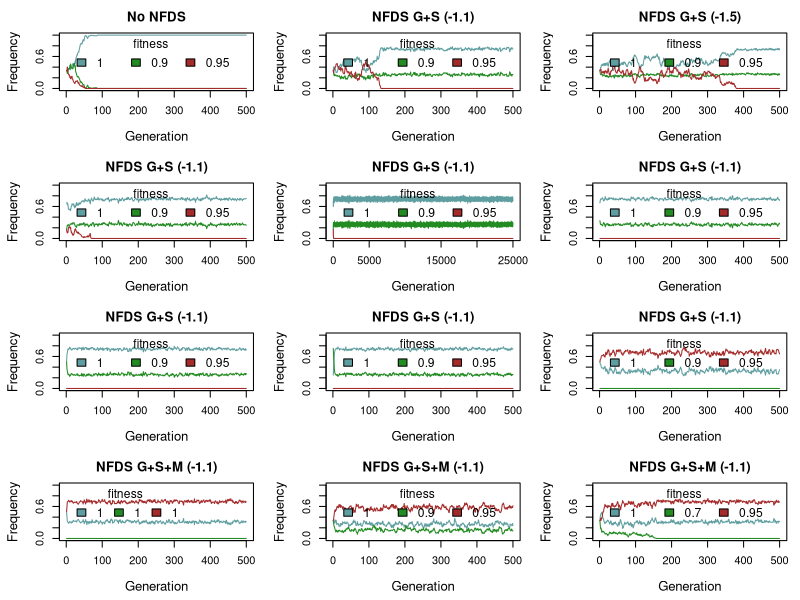
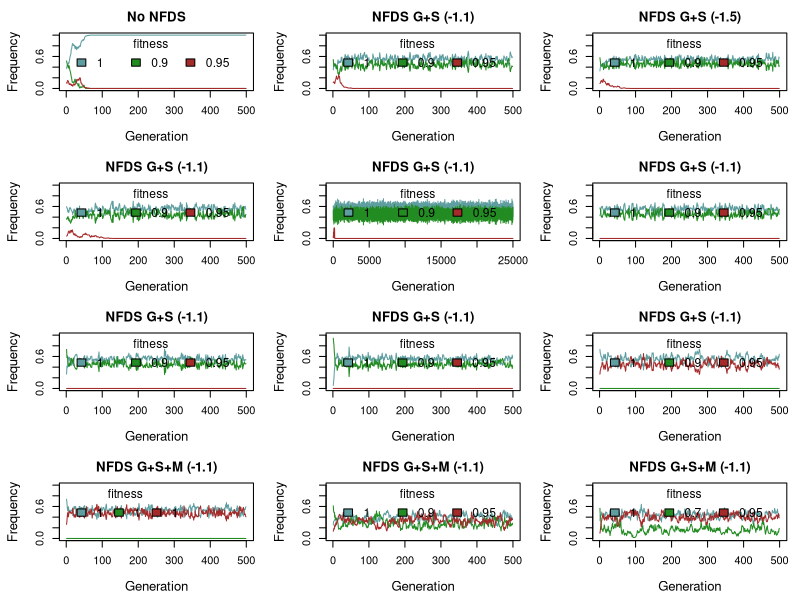
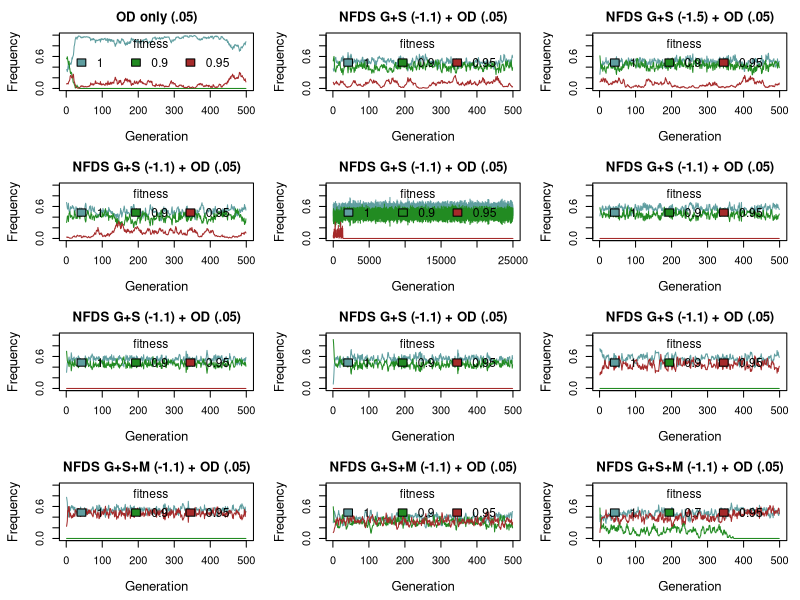
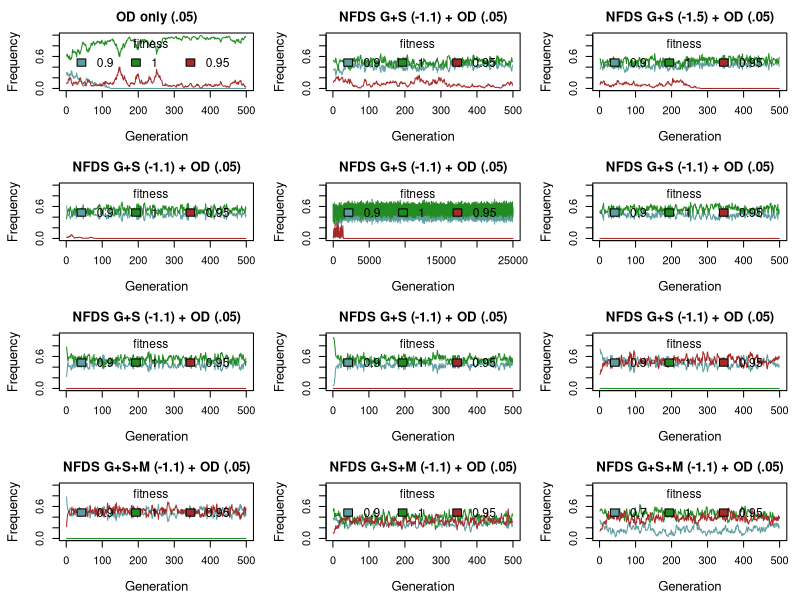
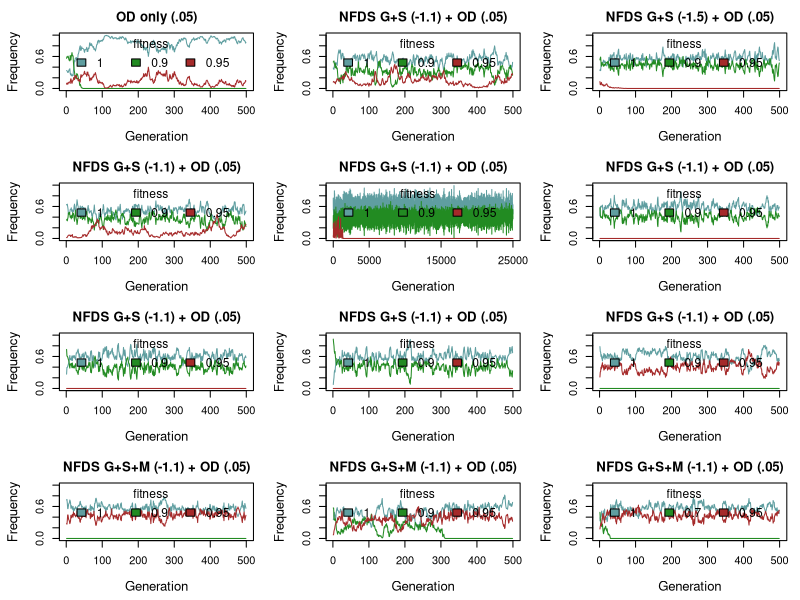

Generate these figures, in order, with R:
## relatively simple, stochastic 3 allele model with vs without NFDS
## f = initial frequency of alleles
## w = relative fitness (if nfds != this if relative fitness at p = 0.5)
## nfds = effect of frequency on relative fitness
## N = number of gens to simulate
## odm = fitness benefit for melanic hets
## Ne = 110
## probNFDS = 1, probability that NFDS occurs
sim3a<-function(fs=1/3,fg=1/3,fm=1/3,ws=1,wg=1,wm=1,nfdss=0,nfdsg=0,nfdsm=0,N=500,odm=0,Ne=110,probNFDS=1){
    P<-matrix(NA,nrow=N,ncol=3) ## s, g, m freqs
    P[1,]<-c(fs,fg,fm)
    
    
    M<-P ## morph frequencies, dominance g > s > m
    W<-P  ## relative fitness values, s, g, m

    for(j in 2:N){
    	ppp<-P[j-1,]
    	yyy<-rmultinom(n=1,size=Ne*2,prob=ppp)
        fs<-yyy[1]/(2*Ne)
        fg<-yyy[2]/(2*Ne)
        fm<-yyy[3]/(2*Ne)
        M[j-1,1]<-fs^2 + 2*fs*fm
        M[j-1,2]<-fg^2 + 2*fg*fm + 2*fs*fg
        M[j-1,3]<-fm^2

        w<-rep(NA,3)
        snfds<-rbinom(1,1,prob=probNFDS)
        w[1]<-ws + nfdss *(M[j-1,1]-.5) * snfds   
        w[2]<-wg + nfdsg *(M[j-1,2]-.5) * snfds    
        w[3]<-wm + nfdsm *(M[j-1,3]-.5) * snfds           
        w[w<0]<-0
        w<-w/(w[1]*M[j-1,1] + w[2]*M[j-1,2] + w[3]*M[j-1,3])
        W[j-1,]<-w                
        fsp<-fs^2*w[1] + fs*fg*w[2] + fs*fm*(w[1] + odm)
        fgp<-fs*fg*w[2] + fg^2*w[2] + fg*fm*(w[2] + odm)
        fmp<-fs*fm*(w[1] + odm) + fg*fm*(w[2] + odm) + fm^2*w[3]
        sump<-fsp+fgp+fmp
        P[j,1]<-fsp/sump
        P[j,2]<-fgp/sump
        P[j,3]<-fmp/sump
     }
     out<-cbind(P,M,W)
     return(out)
     }
 

plotsim<-function(o=NULL,x=0,tit=NULL,w=c(1,1,1),cl=1.2,ct=1.1){##x to 3 for morphs
    plot(o[,1+x],ylim=c(0,1),type='l',col="cadetblue",xlab="Generation",ylab="Frequency",cex.lab=cl)
    lines(o[,2+x],col="forestgreen")
    lines(o[,3+x],col="brown")
    legend(-.03,1.03,w,fill=c("cadetblue","forestgreen","brown"),bty='n',title="fitness",ncol=3,cex=ct)
    title(main=tit)
}

pdf("SSim3A_freqs.pdf",width=9,height=12)
par(mfrow=c(4,3))
par(mar=c(4.5,4.5,2.5,1))
 
oo<-sim3a(ws=1,wg=0.9,wm=.95,nfdss=0,nfdsg=0,nfdsm=0)
plotsim(oo,x=0,tit="No NFDS",w=c(1,.9,.95))

oo<-sim3a(ws=1,wg=0.9,wm=.95,nfdss=-1.1,nfdsg=-1.1)
plotsim(oo,x=0,tit="NFDS G+S (-1.1)",w=c(1,.9,.95))

oo<-sim3a(ws=1,wg=0.9,wm=.95,nfdss=-1.5,nfdsg=-1.5)
plotsim(oo,x=0,tit="NFDS G+S (-1.5)",w=c(1,.9,.95))

oo<-sim3a(fs=4/6,fg=1/6,fm=1/6,ws=1,wg=0.9,wm=.95,nfdss=-1.1,nfdsg=-1.1)
plotsim(oo,x=0,tit="NFDS G+S (-1.1)",w=c(1,.9,.95))

oo<-sim3a(fs=4/6,fg=1/6,fm=1/6,ws=1,wg=0.9,wm=.95,nfdss=-1.1,nfdsg=-1.1,N=25000)
plotsim(oo,x=0,tit="NFDS G+S (-1.1)",w=c(1,.9,.95))

oo<-sim3a(fs=2/3,fg=1/3,fm=0,ws=1,wg=0.9,wm=.95,nfdss=-1.1,nfdsg=-1.1)
plotsim(oo,x=0,tit="NFDS G+S (-1.1)",w=c(1,.9,.95))

oo<-sim3a(fs=1/2,fg=1/2,fm=0,ws=1,wg=0.9,wm=.95,nfdss=-1.1,nfdsg=-1.1)
plotsim(oo,x=0,tit="NFDS G+S (-1.1)",w=c(1,.9,.95))

oo<-sim3a(fs=1/4,fg=3/4,fm=0,ws=1,wg=0.9,wm=.95,nfdss=-1.1,nfdsg=-1.1)
plotsim(oo,x=0,tit="NFDS G+S (-1.1)",w=c(1,.9,.95))

oo<-sim3a(fs=1/2,fg=0,fm=1/2,ws=1,wg=0.9,wm=.95,nfdss=-1.1,nfdsg=-1.1)
plotsim(oo,x=0,tit="NFDS G+S (-1.1)",w=c(1,.9,.95))

oo<-sim3a(fs=1/2,fg=0,fm=1/2,ws=1,wg=0.9,wm=.95,nfdss=-1.1,nfdsg=-1.1,nfdsm=-1.1)
plotsim(oo,x=0,tit="NFDS G+S+M (-1.1)")

oo<-sim3a(fs=1/3,fg=1/3,fm=1/3,ws=1,wg=0.9,wm=.95,nfdss=-1.1,nfdsg=-1.1,nfdsm=-1.1)
plotsim(oo,x=0,tit="NFDS G+S+M (-1.1)",w=c(1,.9,.95))

oo<-sim3a(fs=1/3,fg=1/3,fm=1/3,ws=1,wg=0.7,wm=.95,nfdss=-1.1,nfdsg=-1.1,nfdsm=-1.1)
plotsim(oo,x=0,tit="NFDS G+S+M (-1.1)",w=c(1,.7,.95))

dev.off()

pdf("SSim3A_morphs.pdf",width=9,height=12)
par(mfrow=c(4,3))
par(mar=c(4.5,4.5,2.5,1))
 
oo<-sim3a(ws=1,wg=0.9,wm=.95,nfdss=0,nfdsg=0,nfdsm=0)
plotsim(oo,x=3,tit="No NFDS",w=c(1,.9,.95))

oo<-sim3a(ws=1,wg=0.9,wm=.95,nfdss=-1.1,nfdsg=-1.1)
plotsim(oo,x=3,tit="NFDS G+S (-1.1)",w=c(1,.9,.95))

oo<-sim3a(ws=1,wg=0.9,wm=.95,nfdss=-1.5,nfdsg=-1.5)
plotsim(oo,x=3,tit="NFDS G+S (-1.5)",w=c(1,.9,.95))

oo<-sim3a(fs=4/6,fg=1/6,fm=1/6,ws=1,wg=0.9,wm=.95,nfdss=-1.1,nfdsg=-1.1)
plotsim(oo,x=3,tit="NFDS G+S (-1.1)",w=c(1,.9,.95))

oo<-sim3a(fs=4/6,fg=1/6,fm=1/6,ws=1,wg=0.9,wm=.95,nfdss=-1.1,nfdsg=-1.1,N=25000)
plotsim(oo,x=3,tit="NFDS G+S (-1.1)",w=c(1,.9,.95))

oo<-sim3a(fs=2/3,fg=1/3,fm=0,ws=1,wg=0.9,wm=.95,nfdss=-1.1,nfdsg=-1.1)
plotsim(oo,x=3,tit="NFDS G+S (-1.1)",w=c(1,.9,.95))

oo<-sim3a(fs=1/2,fg=1/2,fm=0,ws=1,wg=0.9,wm=.95,nfdss=-1.1,nfdsg=-1.1)
plotsim(oo,x=3,tit="NFDS G+S (-1.1)",w=c(1,.9,.95))

oo<-sim3a(fs=1/4,fg=3/4,fm=0,ws=1,wg=0.9,wm=.95,nfdss=-1.1,nfdsg=-1.1)
plotsim(oo,x=3,tit="NFDS G+S (-1.1)",w=c(1,.9,.95))

oo<-sim3a(fs=1/2,fg=0,fm=1/2,ws=1,wg=0.9,wm=.95,nfdss=-1.1,nfdsg=-1.1)
plotsim(oo,x=3,tit="NFDS G+S (-1.1)",w=c(1,.9,.95))

oo<-sim3a(fs=1/2,fg=0,fm=1/2,ws=1,wg=0.9,wm=.95,nfdss=-1.1,nfdsg=-1.1,nfdsm=-1.1)
plotsim(oo,x=3,tit="NFDS G+S+M (-1.1)")

oo<-sim3a(fs=1/3,fg=1/3,fm=1/3,ws=1,wg=0.9,wm=.95,nfdss=-1.1,nfdsg=-1.1,nfdsm=-1.1)
plotsim(oo,x=3,tit="NFDS G+S+M (-1.1)",w=c(1,.9,.95))

oo<-sim3a(fs=1/3,fg=1/3,fm=1/3,ws=1,wg=0.7,wm=.95,nfdss=-1.1,nfdsg=-1.1,nfdsm=-1.1)
plotsim(oo,x=3,tit="NFDS G+S+M (-1.1)",w=c(1,.7,.95))

dev.off()

pdf("SSim3A_morphs_od.pdf",width=9,height=12)
par(mfrow=c(4,3))
par(mar=c(4.5,4.5,2.5,1))
 
oo<-sim3a(ws=1,wg=0.9,wm=.95,nfdss=0,nfdsg=0,nfdsm=0,odm=0.05)
plotsim(oo,x=3,tit="OD only (.05)",w=c(1,.9,.95))

oo<-sim3a(ws=1,wg=0.9,wm=.95,nfdss=-1.1,nfdsg=-1.1,odm=0.05)
plotsim(oo,x=3,tit="NFDS G+S (-1.1) + OD (.05)",w=c(1,.9,.95))

oo<-sim3a(ws=1,wg=0.9,wm=.95,nfdss=-1.5,nfdsg=-1.5,odm=0.05)
plotsim(oo,x=3,tit="NFDS G+S (-1.5) + OD (.05)",w=c(1,.9,.95))

oo<-sim3a(fs=4/6,fg=1/6,fm=1/6,ws=1,wg=0.9,wm=.95,nfdss=-1.1,nfdsg=-1.1,odm=0.05)
plotsim(oo,x=3,tit="NFDS G+S (-1.1) + OD (.05)",w=c(1,.9,.95))

oo<-sim3a(fs=4/6,fg=1/6,fm=1/6,ws=1,wg=0.9,wm=.95,nfdss=-1.1,nfdsg=-1.1,N=25000,odm=0.05)
plotsim(oo,x=3,tit="NFDS G+S (-1.1) + OD (.05)",w=c(1,.9,.95))

oo<-sim3a(fs=2/3,fg=1/3,fm=0,ws=1,wg=0.9,wm=.95,nfdss=-1.1,nfdsg=-1.1,odm=0.05)
plotsim(oo,x=3,tit="NFDS G+S (-1.1) + OD (.05)",w=c(1,.9,.95))

oo<-sim3a(fs=1/2,fg=1/2,fm=0,ws=1,wg=0.9,wm=.95,nfdss=-1.1,nfdsg=-1.1,odm=0.05)
plotsim(oo,x=3,tit="NFDS G+S (-1.1) + OD (.05)",w=c(1,.9,.95))

oo<-sim3a(fs=1/4,fg=3/4,fm=0,ws=1,wg=0.9,wm=.95,nfdss=-1.1,nfdsg=-1.1,odm=0.05)
plotsim(oo,x=3,tit="NFDS G+S (-1.1) + OD (.05)",w=c(1,.9,.95))

oo<-sim3a(fs=1/2,fg=0,fm=1/2,ws=1,wg=0.9,wm=.95,nfdss=-1.1,nfdsg=-1.1,odm=0.05)
plotsim(oo,x=3,tit="NFDS G+S (-1.1) + OD (.05)",w=c(1,.9,.95))

oo<-sim3a(fs=1/2,fg=0,fm=1/2,ws=1,wg=0.9,wm=.95,nfdss=-1.1,nfdsg=-1.1,nfdsm=-1.1,odm=0.05)
plotsim(oo,x=3,tit="NFDS G+S+M (-1.1) + OD (.05)",w=c(1,.9,.95))

oo<-sim3a(fs=1/3,fg=1/3,fm=1/3,ws=1,wg=0.9,wm=.95,nfdss=-1.1,nfdsg=-1.1,nfdsm=-1.1,odm=0.05)
plotsim(oo,x=3,tit="NFDS G+S+M (-1.1) + OD (.05)",w=c(1,.9,.95))

oo<-sim3a(fs=1/3,fg=1/3,fm=1/3,ws=1,wg=0.7,wm=.95,nfdss=-1.1,nfdsg=-1.1,nfdsm=-1.1,odm=0.05)
plotsim(oo,x=3,tit="NFDS G+S+M (-1.1) + OD (.05)",w=c(1,.7,.95))

dev.off()

pdf("SSim3A_morphs_od_ceanothus.pdf",width=9,height=12)
par(mfrow=c(4,3))
par(mar=c(4.5,4.5,2.5,1))
 
oo<-sim3a(ws=0.9,wg=1,wm=.95,nfdss=0,nfdsg=0,nfdsm=0,odm=0.05)
plotsim(oo,x=3,tit="OD only (.05)",w=c(0.9,1,.95))

oo<-sim3a(ws=0.9,wg=1,wm=.95,nfdss=-1.1,nfdsg=-1.1,odm=0.05)
plotsim(oo,x=3,tit="NFDS G+S (-1.1) + OD (.05)",w=c(0.9,1,.95))

oo<-sim3a(ws=0.9,wg=1,wm=.95,nfdss=-1.5,nfdsg=-1.5,odm=0.05)
plotsim(oo,x=3,tit="NFDS G+S (-1.5) + OD (.05)",w=c(0.9,1,.95))

oo<-sim3a(fs=4/6,fg=1/6,fm=1/6,ws=0.9,wg=1,wm=.95,nfdss=-1.1,nfdsg=-1.1,odm=0.05)
plotsim(oo,x=3,tit="NFDS G+S (-1.1) + OD (.05)",w=c(0.9,1,.95))

oo<-sim3a(fs=4/6,fg=1/6,fm=1/6,ws=0.9,wg=1,wm=.95,nfdss=-1.1,nfdsg=-1.1,N=25000,odm=0.05)
plotsim(oo,x=3,tit="NFDS G+S (-1.1) + OD (.05)",w=c(0.9,1,.95))

oo<-sim3a(fs=2/3,fg=1/3,fm=0,ws=0.9,wg=1,wm=.95,nfdss=-1.1,nfdsg=-1.1,odm=0.05)
plotsim(oo,x=3,tit="NFDS G+S (-1.1) + OD (.05)",w=c(0.9,1,.95))

oo<-sim3a(fs=1/2,fg=1/2,fm=0,ws=0.9,wg=1,wm=.95,nfdss=-1.1,nfdsg=-1.1,odm=0.05)
plotsim(oo,x=3,tit="NFDS G+S (-1.1) + OD (.05)",w=c(0.9,1,.95))

oo<-sim3a(fs=1/4,fg=3/4,fm=0,ws=0.9,wg=1,wm=.95,nfdss=-1.1,nfdsg=-1.1,odm=0.05)
plotsim(oo,x=3,tit="NFDS G+S (-1.1) + OD (.05)",w=c(0.9,1,.95))

oo<-sim3a(fs=1/2,fg=0,fm=1/2,ws=0.9,wg=1,wm=.95,nfdss=-1.1,nfdsg=-1.1,odm=0.05)
plotsim(oo,x=3,tit="NFDS G+S (-1.1) + OD (.05)",w=c(0.9,1,.95))

oo<-sim3a(fs=1/2,fg=0,fm=1/2,ws=0.9,wg=1,wm=.95,nfdss=-1.1,nfdsg=-1.1,nfdsm=-1.1,odm=0.05)
plotsim(oo,x=3,tit="NFDS G+S+M (-1.1) + OD (.05)",w=c(0.9,1,.95))

oo<-sim3a(fs=1/3,fg=1/3,fm=1/3,ws=0.9,wg=1,wm=.95,nfdss=-1.1,nfdsg=-1.1,nfdsm=-1.1,odm=0.05)
plotsim(oo,x=3,tit="NFDS G+S+M (-1.1) + OD (.05)",w=c(0.9,1,.95))

oo<-sim3a(fs=1/3,fg=1/3,fm=1/3,ws=0.7,wg=1,wm=.95,nfdss=-1.1,nfdsg=-1.1,nfdsm=-1.1,odm=0.05)
plotsim(oo,x=3,tit="NFDS G+S+M (-1.1) + OD (.05)",w=c(.7,1,.95))

dev.off()

pdf("SSim3A_morphs_od_nfds50.pdf",width=9,height=12)
par(mfrow=c(4,3))
par(mar=c(4.5,4.5,2.5,1))
 
oo<-sim3a(ws=1,wg=0.9,wm=.95,nfdss=0,nfdsg=0,nfdsm=0,odm=0.05,probNFDS=.5)
plotsim(oo,x=3,tit="OD only (.05)",w=c(1,.9,.95))

oo<-sim3a(ws=1,wg=0.9,wm=.95,nfdss=-1.1,nfdsg=-1.1,odm=0.05,probNFDS=.5)
plotsim(oo,x=3,tit="NFDS G+S (-1.1) + OD (.05)",w=c(1,.9,.95))

oo<-sim3a(ws=1,wg=0.9,wm=.95,nfdss=-1.5,nfdsg=-1.5,odm=0.05,probNFDS=.5)
plotsim(oo,x=3,tit="NFDS G+S (-1.5) + OD (.05)",w=c(1,.9,.95))

oo<-sim3a(fs=4/6,fg=1/6,fm=1/6,ws=1,wg=0.9,wm=.95,nfdss=-1.1,nfdsg=-1.1,odm=0.05,probNFDS=.5)
plotsim(oo,x=3,tit="NFDS G+S (-1.1) + OD (.05)",w=c(1,.9,.95))

oo<-sim3a(fs=4/6,fg=1/6,fm=1/6,ws=1,wg=0.9,wm=.95,nfdss=-1.1,nfdsg=-1.1,N=25000,odm=0.05,probNFDS=.5)
plotsim(oo,x=3,tit="NFDS G+S (-1.1) + OD (.05)",w=c(1,.9,.95))

oo<-sim3a(fs=2/3,fg=1/3,fm=0,ws=1,wg=0.9,wm=.95,nfdss=-1.1,nfdsg=-1.1,odm=0.05,probNFDS=.5)
plotsim(oo,x=3,tit="NFDS G+S (-1.1) + OD (.05)",w=c(1,.9,.95))

oo<-sim3a(fs=1/2,fg=1/2,fm=0,ws=1,wg=0.9,wm=.95,nfdss=-1.1,nfdsg=-1.1,odm=0.05,probNFDS=.5)
plotsim(oo,x=3,tit="NFDS G+S (-1.1) + OD (.05)",w=c(1,.9,.95))

oo<-sim3a(fs=1/4,fg=3/4,fm=0,ws=1,wg=0.9,wm=.95,nfdss=-1.1,nfdsg=-1.1,odm=0.05,probNFDS=.5)
plotsim(oo,x=3,tit="NFDS G+S (-1.1) + OD (.05)",w=c(1,.9,.95))

oo<-sim3a(fs=1/2,fg=0,fm=1/2,ws=1,wg=0.9,wm=.95,nfdss=-1.1,nfdsg=-1.1,odm=0.05,probNFDS=.5)
plotsim(oo,x=3,tit="NFDS G+S (-1.1) + OD (.05)",w=c(1,.9,.95))

oo<-sim3a(fs=1/2,fg=0,fm=1/2,ws=1,wg=0.9,wm=.95,nfdss=-1.1,nfdsg=-1.1,nfdsm=-1.1,odm=0.05,probNFDS=.5)
plotsim(oo,x=3,tit="NFDS G+S+M (-1.1) + OD (.05)",w=c(1,.9,.95))

oo<-sim3a(fs=1/3,fg=1/3,fm=1/3,ws=1,wg=0.9,wm=.95,nfdss=-1.1,nfdsg=-1.1,nfdsm=-1.1,odm=0.05,probNFDS=.5)
plotsim(oo,x=3,tit="NFDS G+S+M (-1.1) + OD (.05)",w=c(1,.9,.95))

oo<-sim3a(fs=1/3,fg=1/3,fm=1/3,ws=1,wg=0.7,wm=.95,nfdss=-1.1,nfdsg=-1.1,nfdsm=-1.1,odm=0.05,probNFDS=.5)
plotsim(oo,x=3,tit="NFDS G+S+M (-1.1) + OD (.05)",w=c(1,.7,.95))

dev.off()
